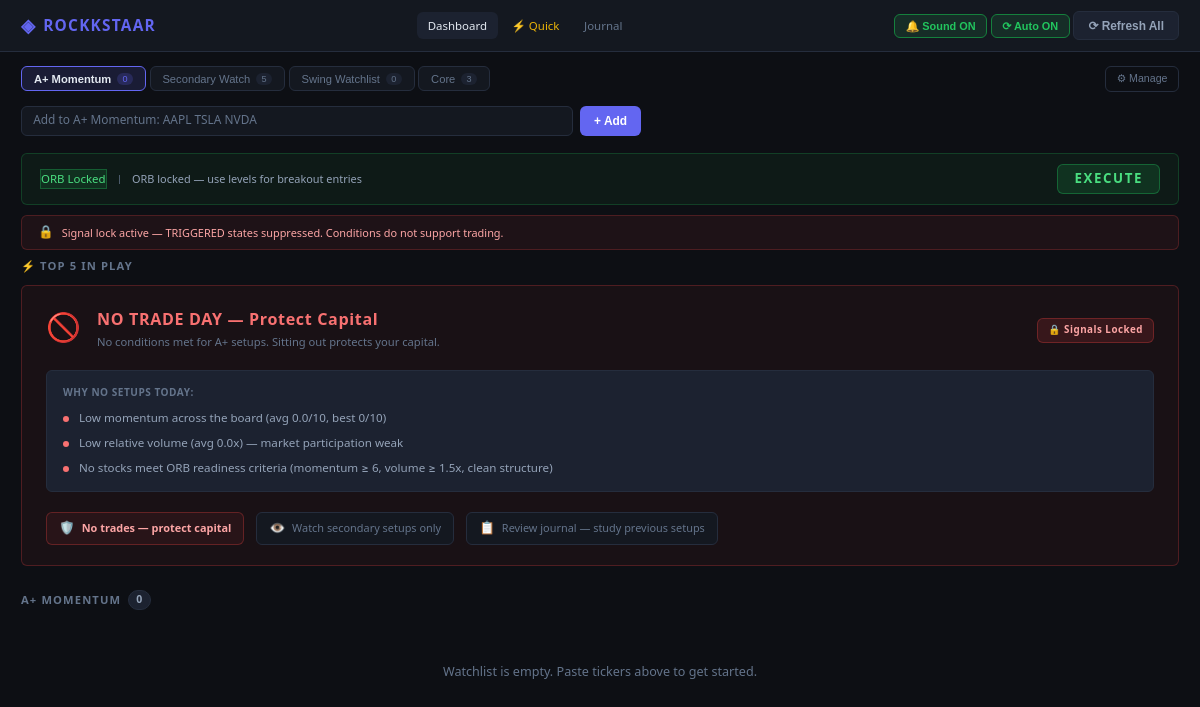
The page / on the database its author committed.
### tables this page shows
CREATE TABLE watchlists (
            id         INTEGER PRIMARY KEY AUTOINCREMENT,
            name       TEXT UNIQUE NOT NULL,
            created_at TEXT NOT NULL
        );

### app.py (the view)
@app.route("/")
def dashboard():
    all_wls     = get_all_watchlists()
    active_wl_id = get_active_wl_id()
    active_wl    = get_watchlist_by_id(active_wl_id) if active_wl_id else None
    wl_counts    = get_watchlist_stock_counts()
    watchlist = get_watchlist_stocks(active_wl_id) if active_wl_id else []
    if watchlist:
        auto_refresh_stale_closes(watchlist)
    all_data  = get_all_stock_data()
    data_map = {s["ticker"]: s for s in all_data}
    stocks   = [annotate(data_map[t]) for t in watchlist if t in data_map]
    missing  = [t for t in watchlist if t not in data_map]
    ranked     = rank_stocks(stocks)
    top5       = [
        s for s in ranked
        if (s.get("momentum_score") or 0) >= 6
        and s.get("orb_ready") == "YES"
        and s.get("entry_quality") != "Extended"
        and s.get("trade_bias") != "Avoid"
    ][:5]
    no_trade = compute_no_trade_assessment(ranked, top5)
    if no_trade["lock_signals"]:
        triggered = []
    else:
        triggered = [s for s in ranked if s.get("exec_state") == "TRIGGERED"]
    summary = compute_summary_cards(stocks)
    top5_tickers = {s["ticker"] for s in top5}
    secondary    = compute_secondary_watchlist(ranked, top5_tickers)
    alt_modes = []
    for card in summary.values():
        if card:
            annotate(card)
    notes_map    = get_all_notes()
    tickers_with_notes = set(notes_map.keys())
    return render_template(
        "dashboard.html",
        ranked=ranked,
        top5=top5,
        triggered=triggered,
        summary=summary,
        missing=missing,
        watchlist=watchlist,
        tickers_with_notes=tickers_with_notes,
        secondary=secondary,
        alt_modes=alt_modes,
        no_trade=no_trade,
        all_wls=all_wls,
        active_wl=active_wl,
        wl_counts=wl_counts,
        orb_session=get_orb_session_banner(),
    )

### templates/dashboard.html (shortened to what this page needs)
{% extends "base.html" %}
{% block content %}
<section class="wl-tabs-section">
  <div class="wl-tabs-row">
    <div class="wl-tabs">
      {% for wl in all_wls %}
      <form method="POST" action="{{ url_for('watchlist_activate', wl_id=wl.id) }}" style="display:contents;">
        <button type="submit"
          class="wl-tab {% if active_wl and wl.id == active_wl.id %}wl-tab-active{% endif %}">
          {{ wl.name }}
          <span class="wl-tab-count">{{ wl_counts.get(wl.id, 0) }}</span>
        </button>
      </form>
      {% endfor %}
    </div>
    <button class="wl-manage-btn" onclick="toggleWlPanel()" title="Manage watchlists">⚙ Manage</button>
  </div>
</section>
<section class="add-panel">
  <form action="{{ url_for('watchlist_add') }}" method="POST" class="add-form">
    <input
      type="text"
      name="tickers"
      placeholder="Add to {{ active_wl.name if active_wl else 'watchlist' }}: AAPL TSLA NVDA"
      class="ticker-input"
      autocomplete="off"
      autocapitalize="characters"
    />
    <button type="submit" class="btn btn-add">+ Add</button>
  </form>
</section>
<div id="orb-session-banner" class="orb-session-banner {{ orb_session.banner_class }}">
  <div class="orb-session-left">
    <span class="orb-session-phase-badge {{ orb_session.phase_class }}">
      {{ orb_session.phase_label }}
    </span>
    <span class="orb-session-divider">|</span>
    <span class="orb-session-sublabel">{{ orb_session.sub_label }}</span>
  </div>
  <div class="orb-session-action {{ orb_session.action_class }}">
    {{ orb_session.action }}
  </div>
</div>
<div id="no-trade-lock-bar" class="nt-lock-bar" {% if not no_trade.lock_signals %}style="display:none"{% endif %}>
  <span class="nt-lock-icon">🔒</span>
  <span class="nt-lock-text">Signal lock active — TRIGGERED states suppressed. Conditions do not support trading.</span>
</div>
{% if top5 %}
<section class="top5-section">
  <h2 class="section-title">⚡ Top 5 In Play</h2>
  <div class="top5-grid">
    {% for s in top5 %}
    <a href="{{ url_for('stock_detail', ticker=s.ticker) }}" class="top5-card {{ s.score_class }}{% if s.exec_state == 'TRIGGERED' %} top5-triggered{% endif %}" data-ticker="{{ s.ticker }}">
      <div class="top5-header">
        <div class="top5-ticker">{{ s.ticker }}</div>
        <span class="exec-badge exec-badge-sm {{ s.exec_class }}">{{ s.exec_state or 'WAIT' }}</span>
        {% if s.freshness %}
        <span class="freshness-badge {{ s.freshness_class }}">{{ s.freshness }}</span>
        {% endif %}
      </div>
      <div class="top5-price">${{ "%.2f"|format(s.current_price) }}</div>
      <div class="top5-gap {{ s.gap_class }}">{{ s.gap_display }}</div>
      <div class="top5-meta">
        <span class="top5-score">Mom {{ s.momentum_score or '—' }}/10</span>
        <span class="top5-cat">Setup {{ s.setup_score }}/10</span>
      </div>
      <div class="top5-signals">
        <span class="signal-badge {{ s.orb_class }}">ORB {{ s.orb_ready or 'NO' }}</span>
        <span class="signal-badge {{ s.ob_class }}">{{ s.order_block or 'Neutral' }}</span>
        <span class="signal-badge {{ s.entry_class }}">{{ s.entry_quality or 'Okay' }}</span>
      </div>
      <div class="top5-footer">
        <span class="bias-tag {{ s.bias_class }}">{{ s.trade_bias }}</span>
        <span class="setup-pill {{ s.setup_type_class }}">{{ s.setup_type or "—" }}</span>
      </div>
      {% if s.setup_type == 'Momentum Runner' %}
      <div class="mr-warning-strip" style="margin-top:6px;font-size:0.72rem;">
        <span class="mr-warning-icon">⚠</span>
        <span class="mr-warning-text">
          <strong>Reduced Size</strong>
          {{ s.entry_note }}
        </span>
      </div>
      {% endif %}
    </a>
    {% endfor %}
  </div>
</section>
{% else %}
<section class="top5-section">
  <h2 class="section-title">⚡ Top 5 In Play</h2>
  <div class="nt-panel nt-panel-{{ no_trade.severity }}">
    <div class="nt-verdict-row">
      <span class="nt-icon">{{ '🚫' if no_trade.severity == 'hard' else '⚠️' }}</span>
      <div>
        <div class="nt-verdict">{{ no_trade.verdict }}</div>
        <div class="nt-verdict-sub">
          {% if no_trade.severity == 'hard' %}
            No conditions met for A+ setups. Sitting out protects your capital.
          {% else %}
            Environment is marginal. Monitor only — do not force entries.
          {% endif %}
        </div>
      </div>
      {% if no_trade.lock_signals %}
      <span class="nt-lock-badge">🔒 Signals Locked</span>
      {% endif %}
    </div>
    {% if no_trade.reasons %}
    <div class="nt-reasons">
      <div class="nt-reasons-label">Why no setups today:</div>
      <ul class="nt-reason-list">
        {% for reason in no_trade.reasons %}
        <li class="nt-reason-item">
          <span class="nt-reason-dot"></span>
          {{ reason }}
        </li>
        {% endfor %}
      </ul>
    </div>
    {% endif %}
    <div class="nt-rules">
      <div class="nt-rule {% if no_trade.severity == 'hard' %}nt-rule-active{% endif %}">
        <span class="nt-rule-icon">🛡️</span>
        <span>No trades — protect capital</span>
      </div>
      <div class="nt-rule">
        <span class="nt-rule-icon">👁️</span>
        <span>Watch secondary setups only</span>
      </div>
      <div class="nt-rule">
        <span class="nt-rule-icon">📋</span>
        <span>Review journal — study previous setups</span>
      </div>
    </div>
  </div>
</section>
{% endif %}
<section class="watchlist-section">
  <h2 class="section-title">
    {{ active_wl.name if active_wl else 'Watchlist' }}
    <span class="count-badge">{{ ranked|length }}</span>
  </h2>
  {% if ranked %}
  <div class="table-wrap">
    <table class="watchlist-table">
      <thead>
        <tr>
          <th>#</th>
          <th>Ticker</th>
          <th title="Execution State">State</th>
          <th>Price</th>
          <th>Gap %</th>
          <th>Rel Vol</th>
          <th title="Momentum Score">Mom</th>
          <th title="ORB Levels — High / Low and price proximity">ORB Levels</th>
          <th title="Order Block">OB</th>
          <th title="Entry Quality">Entry</th>
          <th>Bias</th>
          <th>Setup Type</th>
          <th title="Catalyst Score">Cat</th>
          <th title="Final Setup Score">Setup</th>
          <th title="Confidence level">Conf</th>
          <th>Catalyst</th>
          <th title="Has trade plan notes">Notes</th>
          <th></th>
        </tr>
      </thead>
      <tbody>
        {% for s in ranked %}
        <tr class="row-{{ s.score_class }}{% if s.exec_state == 'TRIGGERED' %} row-triggered{% endif %}"
            data-ticker="{{ s.ticker }}"
            onclick="window.location='{{ url_for('stock_detail', ticker=s.ticker) }}'">
          <td class="rank-cell">{{ loop.index }}</td>
          <td class="ticker-cell">
            <span class="ticker-symbol">{{ s.ticker }}</span>
            {% if s.earnings_date %}
              <span class="earnings-pill" title="Earnings {{ s.earnings_date }}">E</span>
            {% endif %}
            {% if s.classify_reason %}
              {%- set cr = s.classify_reason -%}
              {%- if cr.startswith('Promoted') -%}
                {%- set cl_name = "A+" -%}{%- set cl_css = "cl-aplus" -%}
              {%- elif cr.startswith('Secondary') -%}
                {%- set cl_name = "Secondary" -%}{%- set cl_css = "cl-secondary" -%}
              {%- elif cr.startswith('Swing') -%}
                {%- set cl_name = "Swing" -%}{%- set cl_css = "cl-swing" -%}
              {%- else -%}
                {%- set cl_name = "Core" -%}{%- set cl_css = "cl-core" -%}
              {%- endif -%}
            <span class="cl-badge {{ cl_css }} {% if s.auto_classify == 0 %}cl-manual{% endif %}"
                  title="{{ cr }}">
              {% if s.auto_classify == 0 %}✎ {% endif %}→ {{ cl_name }}
            </span>
            {% endif %}
          </td>
          <td class="state-cell">
            <span class="exec-badge {{ s.exec_class }}" data-field="exec_badge">{{ s.exec_state or 'WAIT' }}</span>
            <span class="freshness-badge freshness-badge-sm {{ s.freshness_class }}" data-field="freshness_badge" {% if not s.freshness %}style="display:none"{% endif %}>{{ s.freshness or '' }}</span>
          </td>
          <td class="price-cell" data-field="price">${{ "%.2f"|format(s.current_price) }}</td>
          <td class="gap-cell {{ s.gap_class }}" data-field="gap">{{ s.gap_display }}</td>
          <td class="{{ 'rvol-hot' if s.rel_volume >= 2 else '' }}">
            {{ "%.1f"|format(s.rel_volume) }}x
          </td>
          <td title="{{ s.momentum_reason or '' }}" data-field="mom">
            {% if s.momentum_score %}
              {% if s.momentum_score >= 8 %}
                <span class="score-badge-inline score-badge-elite {{ s.mom_score_class }}">{{ s.momentum_score }}</span>
              {% else %}
                <div class="score-bar-wrap">
                  <span class="score-num {{ s.mom_score_class }}">{{ s.momentum_score }}</span>
                  <div class="score-bar">
                    <div class="score-fill {{ s.mom_score_class }}" style="width:{{ s.momentum_score * 10 }}%"></div>
                  </div>
                </div>
              {% endif %}
            {% else %}
              <span class="text-muted">—</span>
            {% endif %}
          </td>
          <td class="orb-levels-cell" data-field="orb_levels">
            {% if s.orb_phase == 'pre_market' %}
              <span class="orb-phase-badge orbp-pre" title="Waiting for 9:30 AM ET market open">⏳ Pre-Mkt</span>
            {% elif s.orb_high and s.orb_low %}
              {% set orb_labels = {"ABOVE": "▲ Above", "NEAR_HIGH": "↑ Near High", "INSIDE": "Inside", "NEAR_LOW": "↓ Near Low", "BELOW": "▼ Below", "NO_ORB": "—"} %}
              <span class="orbs-badge {{ s.orb_status_class }}">{{ orb_labels.get(s.orb_status, '—') }}</span>
              <div class="orb-levels-sub">
                H: ${{ "%.2f"|format(s.orb_high) }} · L: ${{ "%.2f"|format(s.orb_low) }}
                {% if s.orb_phase == 'forming' %}
                  <span class="orb-phase-badge orbp-forming">Forming</span>
                {% endif %}
              </div>
            {% elif s.orb_phase == 'forming' %}
              <span class="orb-phase-badge orbp-forming">Forming…</span>
            {% else %}
              <span class="text-dim">—</span>
            {% endif %}
          </td>
          <td><span class="signal-badge {{ s.ob_class }}" data-field="ob_badge">{{ s.order_block or 'Neutral' }}</span></td>
          <td><span class="signal-badge {{ s.entry_class }}" data-field="entry_badge">{{ s.entry_quality or 'Okay' }}</span></td>
          <td><span class="bias-tag {{ s.bias_class }}">{{ s.trade_bias }}</span></td>
          <td>
            <span class="setup-pill {{ s.setup_type_class }}" data-field="setup_type">{{ s.setup_type or "—" }}</span>
            {% if s.setup_type == 'Momentum Runner' %}
            <br><span class="mr-table-chip" title="{{ s.entry_note }}">⚠ Reduced Size</span>
            {% endif %}
          </td>
          <td title="{{ s.catalyst_reason or '' }}" data-field="cat_score">
            {% if s.catalyst_score >= 8 %}
              <span class="score-badge-inline score-badge-elite {{ s.cat_score_class }}">{{ s.catalyst_score }}</span>
            {% else %}
              <div class="score-bar-wrap">
                <span class="score-num {{ s.cat_score_class }}">{{ s.catalyst_score }}</span>
                <div class="score-bar">
                  <div class="score-fill {{ s.cat_score_class }}" style="width:{{ s.catalyst_score * 10 }}%"></div>
                </div>
              </div>
            {% endif %}
          </td>
          <td title="{{ s.setup_reason or '' }}" data-field="setup_score">
            {% if s.setup_score >= 8 %}
              <span class="score-badge-inline score-badge-elite {{ s.score_class }}">{{ s.setup_score }}</span>
            {% else %}
              <div class="score-bar-wrap">
                <span class="score-num {{ s.score_class }}">{{ s.setup_score }}</span>
                <div class="score-bar">
                  <div class="score-fill {{ s.score_class }}" style="width:{{ s.setup_score * 10 }}%"></div>
                </div>
              </div>
            {% endif %}
          </td>
          <td class="conf-cell">
            {% set worst_conf = "Low" if ("Low" in [s.catalyst_confidence, s.setup_confidence]) else ("Medium" if "Medium" in [s.catalyst_confidence, s.setup_confidence] else "High") %}
            <span class="conf-badge {{ get_confidence_class(worst_conf) }}" title="Cat: {{ s.catalyst_confidence }} | Setup: {{ s.setup_confidence }}">
              {{ worst_conf }}
            </span>
          </td>
          <td class="catalyst-cell">
            {{ s.catalyst_summary[:75] }}{% if s.catalyst_summary|length > 75 %}…{% endif %}
          </td>
          <td class="notes-indicator-cell" onclick="event.stopPropagation()">
            <a href="{{ url_for('stock_detail', ticker=s.ticker) }}#notes"
               class="notes-indicator {{ 'has-notes' if s.ticker in tickers_with_notes else 'no-notes' }}"
               title="{{ 'View trade plan' if s.ticker in tickers_with_notes else 'Add trade plan' }}">
              {{ '✎' if s.ticker in tickers_with_notes else '·' }}
            </a>
          </td>
          <td class="action-cell" onclick="event.stopPropagation()">
            <form action="{{ url_for('watchlist_remove', ticker=s.ticker) }}" method="POST"
                  onsubmit="return confirm('Remove {{ s.ticker }}?')">
              <button type="submit" class="btn-remove" title="Remove">✕</button>
            </form>
          </td>
        </tr>
        {% endfor %}
      </tbody>
    </table>
  </div>
  {% else %}
  <div class="empty-state">
    <p>Watchlist is empty. Paste tickers above to get started.</p>
  </div>
  {% endif %}
</section>
{% endblock %}

### rows shown on the page
watchlists: name "A+ Momentum", get "0", tickers "Add to A+ Momentum: AAPL TSLA NVDA", name "A+ MOMENTUM"
watchlists: name "Secondary Watch", get "5"
watchlists: name "Swing Watchlist", get "0"
watchlists: name "Core", get "3"

### other values the page prints
{{ orb_session.phase_label }} "ORB Locked"
{{ orb_session.sub_label }} "ORB locked — use levels for breakout entries"
{{ orb_session.action }} "EXECUTE"
{{ '🚫' if no_trade.severity == 'hard' else '⚠️' }} "🚫"
{{ no_trade.verdict }} "NO TRADE DAY — Protect Capital"
{{ reason }} "Low momentum across the board (avg 0.0/10, best 0/10)" "Low relative volume (avg 0.0x) — market participation weak" "No stocks meet ORB readiness criteria (momentum ≥ 6, volume ≥ 1.5x, clean structure)"
{{ ranked|length }} "0"
